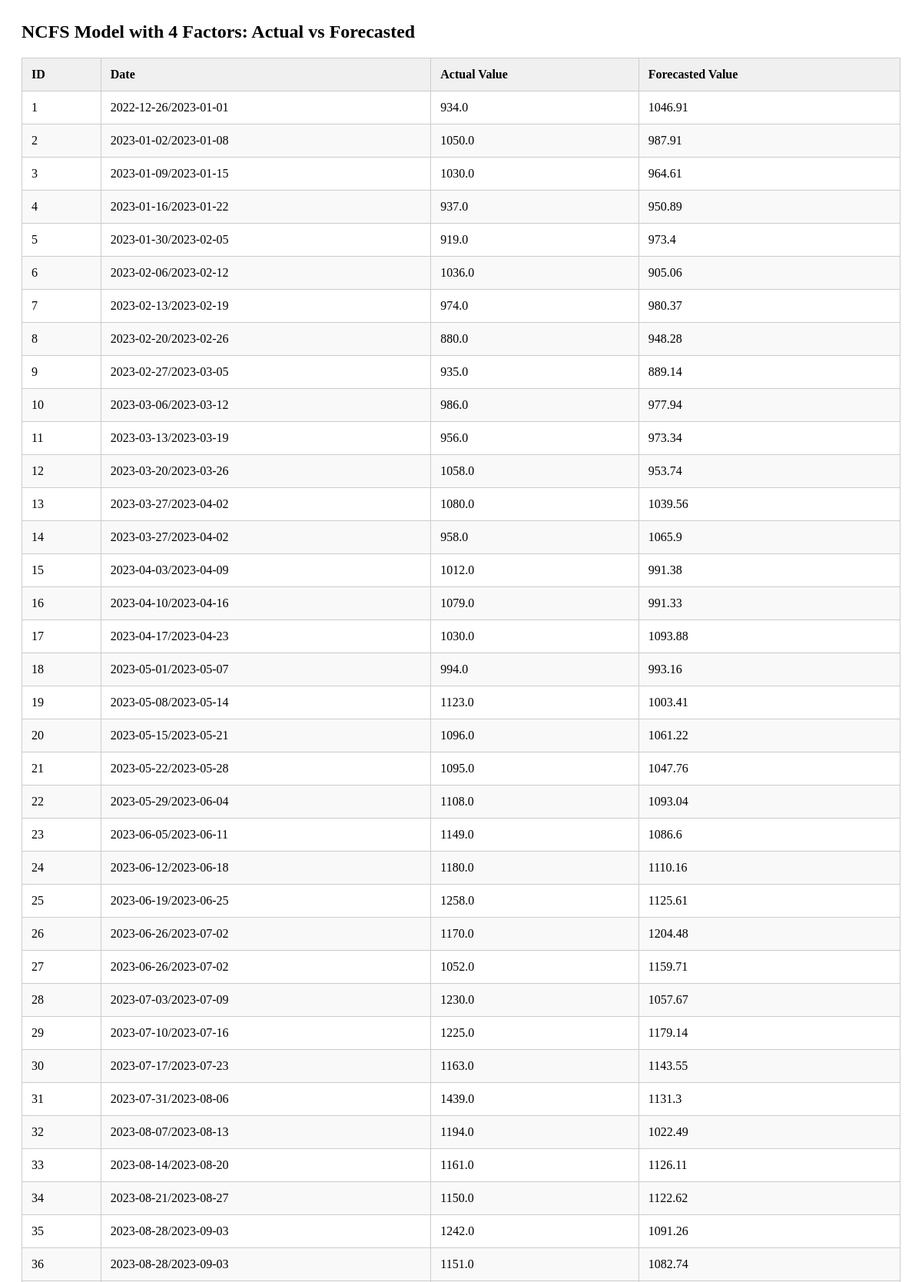
The page /table/ncfs4 (upper part) on the database its author committed.
### tables this page shows
CREATE TABLE ncfs4 (
        id INTEGER PRIMARY KEY AUTOINCREMENT,
        date TEXT,
        actual_value REAL,
        forecasted_value REAL
    );

### app/controllers/table_routes.py (the view)
@table_routes.route('/ncfs4')
def view_ncfs4():
    result = select_all_from(db.NCFS_TABLE + str(4))
    return render_template('view_ncfs4.html', title = 'NCFS 4', data = result)

### app/models/database.py (called while the page is built)
def get_db_cursor():
    if 'db' not in g:
        g.db = sqlite3.connect(current_app.config["DATABASE"])  # Connect to the database
        g.db.row_factory = sqlite3.Row                          # Configure rows to behave like dictionaries
    return g.db, g.db.cursor()

### app/services/data_handling/queries.py (called while the page is built)
def select_all_from(table):
    _, cursor = get_db_cursor()
    try:
        cursor.execute(f'SELECT * FROM {table}')
        return cursor.fetchall()
    except Exception as e:
        return handle_exception(e, context = msg.ERROR_SELECT + table)

### app/templates/view_ncfs4.html (shortened to what this page needs)
<section id="ncfs4" class="ncfs4 bg-white">
  <h2 class="section-title text-md font-extrabold text-blue">
    NCFS Model with 4 Factors: Actual vs Forecasted
  </h2>
  <table class="min-w-full mt-4 border border-gray-300">
    <thead>
      <tr class="table_row">
        <th>ID</th>
        <th>Date</th>
        <th>Actual Value</th>
        <th>Forecasted Value</th>
      </tr>
    </thead>
    <tbody>
      {% for row in data %}
      <tr>
        <td>{{ row['id'] }}</td>
        <td>{{ row['date'] }}</td>
        <td>{{ row['actual_value'] }}</td>
        <td>{{ row['forecasted_value'] }}</td>
      </tr>
      {% endfor %}
    </tbody>
  </table>
</section>

### app/templates/view_ncfs4.html (style rules this page uses)
.ncfs4 { padding: 20px; }
.section-title { margin: 0 0 20px; }
table { border-collapse: collapse; width: 100%; }
th, td { border: 1px solid #ccc; padding: 12px; text-align: left; }
th { background-color: #f0f0f0; }
tr:nth-child(even) { background-color: #f9f9f9; }

### rows shown on the page
ncfs4: id "1", date "2022-12-26/2023-01-01", actual_value "934.0", forecasted_value "1046.91"
ncfs4: id "2", date "2023-01-02/2023-01-08", actual_value "1050.0", forecasted_value "987.91"
ncfs4: id "3", date "2023-01-09/2023-01-15", actual_value "1030.0", forecasted_value "964.61"
ncfs4: id "4", date "2023-01-16/2023-01-22", actual_value "937.0", forecasted_value "950.89"
ncfs4: id "5", date "2023-01-30/2023-02-05", actual_value "919.0", forecasted_value "973.4"
ncfs4: id "6", date "2023-02-06/2023-02-12", actual_value "1036.0", forecasted_value "905.06"
ncfs4: id "7", date "2023-02-13/2023-02-19", actual_value "974.0", forecasted_value "980.37"
ncfs4: id "8", date "2023-02-20/2023-02-26", actual_value "880.0", forecasted_value "948.28"
ncfs4: id "9", date "2023-02-27/2023-03-05", actual_value "935.0", forecasted_value "889.14"
ncfs4: id "10", date "2023-03-06/2023-03-12", actual_value "986.0", forecasted_value "977.94"
ncfs4: id "11", date "2023-03-13/2023-03-19", actual_value "956.0", forecasted_value "973.34"
ncfs4: id "12", date "2023-03-20/2023-03-26", actual_value "1058.0", forecasted_value "953.74"
ncfs4: id "13", date "2023-03-27/2023-04-02", actual_value "1080.0", forecasted_value "1039.56"
ncfs4: id "14", date "2023-03-27/2023-04-02", actual_value "958.0", forecasted_value "1065.9"
ncfs4: id "15", date "2023-04-03/2023-04-09", actual_value "1012.0", forecasted_value "991.38"
ncfs4: id "16", date "2023-04-10/2023-04-16", actual_value "1079.0", forecasted_value "991.33"
ncfs4: id "17", date "2023-04-17/2023-04-23", actual_value "1030.0", forecasted_value "1093.88"
ncfs4: id "18", date "2023-05-01/2023-05-07", actual_value "994.0", forecasted_value "993.16"
ncfs4: id "19", date "2023-05-08/2023-05-14", actual_value "1123.0", forecasted_value "1003.41"
ncfs4: id "20", date "2023-05-15/2023-05-21", actual_value "1096.0", forecasted_value "1061.22"
ncfs4: id "21", date "2023-05-22/2023-05-28", actual_value "1095.0", forecasted_value "1047.76"
ncfs4: id "22", date "2023-05-29/2023-06-04", actual_value "1108.0", forecasted_value "1093.04"
ncfs4: id "23", date "2023-06-05/2023-06-11", actual_value "1149.0", forecasted_value "1086.6"
ncfs4: id "24", date "2023-06-12/2023-06-18", actual_value "1180.0", forecasted_value "1110.16"
ncfs4: id "25", date "2023-06-19/2023-06-25", actual_value "1258.0", forecasted_value "1125.61"
ncfs4: id "26", date "2023-06-26/2023-07-02", actual_value "1170.0", forecasted_value "1204.48"
ncfs4: id "27", date "2023-06-26/2023-07-02", actual_value "1052.0", forecasted_value "1159.71"
ncfs4: id "28", date "2023-07-03/2023-07-09", actual_value "1230.0", forecasted_value "1057.67"
ncfs4: id "29", date "2023-07-10/2023-07-16", actual_value "1225.0", forecasted_value "1179.14"
ncfs4: id "30", date "2023-07-17/2023-07-23", actual_value "1163.0", forecasted_value "1143.55"
ncfs4: id "31", date "2023-07-31/2023-08-06", actual_value "1439.0", forecasted_value "1131.3"
ncfs4: id "32", date "2023-08-07/2023-08-13", actual_value "1194.0", forecasted_value "1022.49"
ncfs4: id "33", date "2023-08-14/2023-08-20", actual_value "1161.0", forecasted_value "1126.11"
ncfs4: id "34", date "2023-08-21/2023-08-27", actual_value "1150.0", forecasted_value "1122.62"
ncfs4: id "35", date "2023-08-28/2023-09-03", actual_value "1242.0", forecasted_value "1091.26"
ncfs4: id "36", date "2023-08-28/2023-09-03", actual_value "1151.0", forecasted_value "1082.74"
